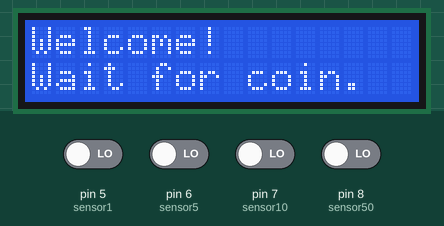
Recording of a sketch running on a simulated Arduino Uno, built with avr-gcc and run on an emulated ATmega328P. On the bench: 16×2 character LCD. The inputs (shaded band) are chosen by the test bench; at power-on: pin 5 (sensor1), pin 6 (sensor5), pin 7 (sensor10), pin 8 (sensor50) LOW. What the sketch prints to the serial monitor is not drawn.

Above: at 2.2 s.
2.3 s: pin 5 (sensor1) driven HIGH
At 2.39 s:
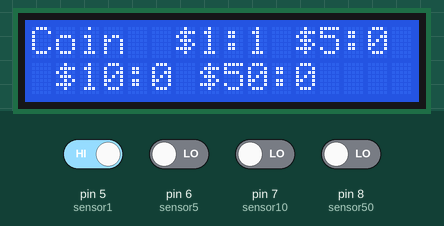
4.2 s: pin 6 (sensor5) driven HIGH
At 4.47 s:
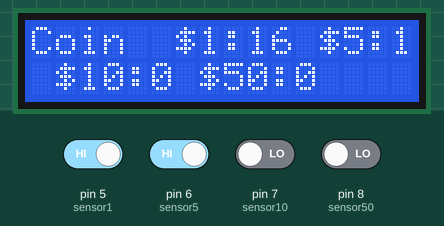
5.9 s: pin 7 (sensor10) driven HIGH
At 7.42 s:
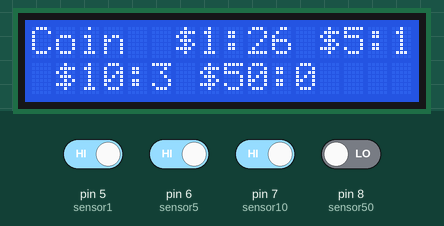
7.8 s: pin 8 (sensor50) driven HIGH
At 8.74 s:
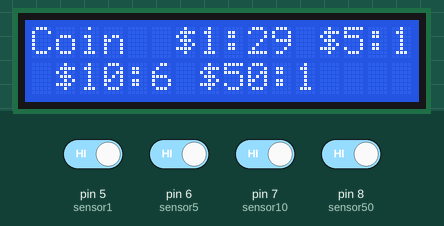
9.9 s: pin 5 (sensor1) driven LOW
At 10.58 s:
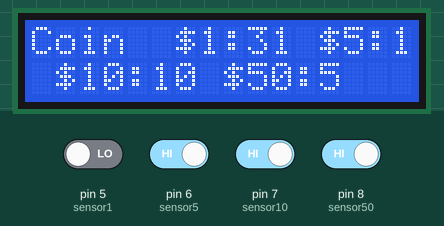
11.8 s: pin 6 (sensor5) driven LOW
At 14.38 s:
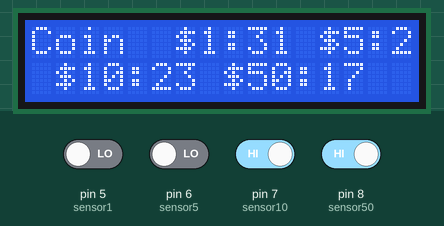

The sketch:

mid_project.ino
```cpp
#include <Wire.h>
#include <LiquidCrystal_I2C.h>

// LCM1602 I2C LCD
LiquidCrystal_I2C lcd(0x3F, 2, 1, 0, 4, 5, 6, 7, 3, POSITIVE);  // Set the LCD I2C address

const int sensor1 = 5;
const int sensor5 = 6;
const int sensor10 = 7;
const int sensor50 = 8;

int count1 = 0;
int count5 = 0;
int count10 = 0;
int count50 = 0;

void setup() {
  pinMode(sensor1, INPUT);
  pinMode(sensor5, INPUT);
  pinMode(sensor10, INPUT);
  pinMode(sensor50, INPUT);
  Serial.begin(9600);
  lcd.begin(16,2);               // initialize the lcd
  lcd.backlight();

  lcd.setCursor ( 0, 0 );        // go to home
  lcd.print("Welcome!");
  lcd.setCursor ( 0, 1 );        // go to the next line
  lcd.print ("Wait for coin.");
  delay(1000);

}

void coinupdate(){
  lcd.clear();
  lcd.setCursor ( 0, 0 );        // go to home
  lcd.print("Coin");
  lcd.print("  $1:");
  lcd.print(count1);
  lcd.print(" $5:");
  lcd.print(count5);
  lcd.setCursor ( 0, 1 );        // go to the next line

  lcd.print(" $10:");
  lcd.print(count10);
  lcd.print(" $50:");
  lcd.print(count50);

}

void loop() {


  int val1 = digitalRead(sensor1);
  int val5 = digitalRead(sensor5);
  int val10 = digitalRead(sensor10);
  int val50 = digitalRead(sensor50);

  if (val1 == HIGH) {
    count1 ++;
    Serial.print("$1 ");
    Serial.println(count1);
    coinupdate();
    delay(100);
  }
  if (val5 == HIGH) {
    count5 ++;
    Serial.print("$5 ");
    Serial.println(count5);
    coinupdate();
    delay(100);

  }
  if (val10 == HIGH) {
    count10 ++;
    Serial.print("$10 ");
    Serial.println(count10);
    coinupdate();
    delay(100);

  }
    if (val50 == HIGH) {
    count50 ++;
    Serial.print("$50 ");
    Serial.println(count50);
    coinupdate();
    delay(100);

  }


}
```

Measured:
- after the input at 2.3 s, the display: changes at once (image 1)
